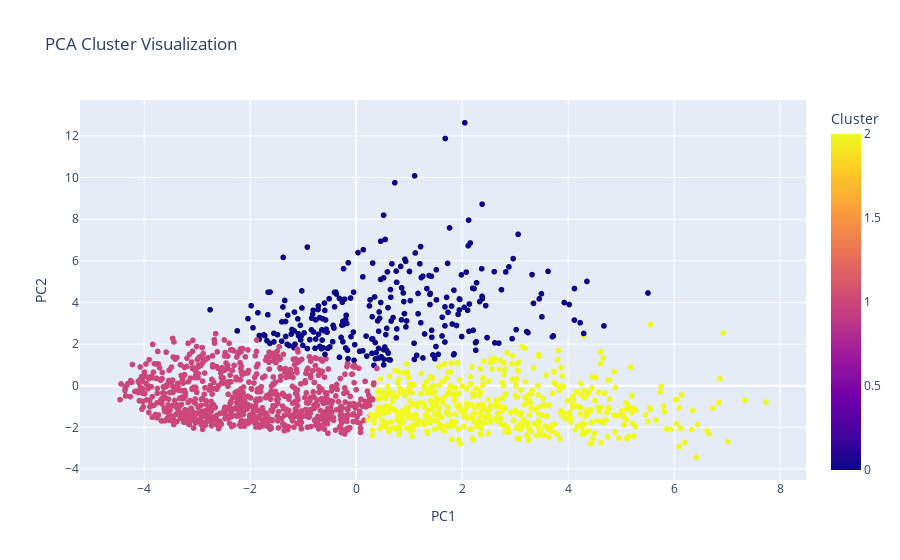

This figure's notebook cell:
### Code cell
# Assuming 'scaled_data' is your standardized dataset and 'clusters' contains your cluster labels
pca = PCA(n_components=2)
principal_components = pca.fit_transform(scaled_df)

# Create a DataFrame for Plotly
df_pca = pd.DataFrame(principal_components, columns=['PC1', 'PC2'])
df_pca['Cluster'] = kmean_cluster

# Plot
fig = px.scatter(df_pca, x='PC1', y='PC2', color='Cluster', title='PCA Cluster Visualization')
fig.show()

### Figure 1 — Plotly figure (JSON) as saved in the notebook; plotly's stock layout.template omitted (floating-point values rounded to 4 significant figures; data arrays with more than 128 entries replaced by an {"elided": "..."} marker saying what was removed)
{"data": [{"hovertemplate": "PC1=%{x}<br>PC2=%{y}<br>Cluster=%{marker.color}<extra></extra>", "legendgroup": "", "marker": {"color": {"elided": "1648 int values"}, "coloraxis": "coloraxis", "symbol": "circle"}, "mode": "markers", "name": "", "showlegend": false, "type": "scattergl", "x": {"elided": "1648 float values"}, "xaxis": "x", "y": {"elided": "1648 float values"}, "yaxis": "y"}], "layout": {"coloraxis": {"colorbar": {"title": {"text": "Cluster"}}, "colorscale": [[0, "#0d0887"], [0.1111, "#46039f"], [0.2222, "#7201a8"], [0.3333, "#9c179e"], [0.4444, "#bd3786"], [0.5556, "#d8576b"], [0.6667, "#ed7953"], [0.7778, "#fb9f3a"], [0.8889, "#fdca26"], [1, "#f0f921"]]}, "legend": {"tracegroupgap": 0}, "title": {"text": "PCA Cluster Visualization"}, "xaxis": {"anchor": "y", "domain": [0, 1], "title": {"text": "PC1"}}, "yaxis": {"anchor": "x", "domain": [0, 1], "title": {"text": "PC2"}}}}
